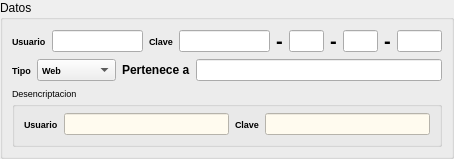
     <widget class="QWidget" name="page_4">
      <layout class="QGridLayout" name="gridLayout_17">
       <property name="leftMargin">
        <number>0</number>
       </property>
       <property name="topMargin">
        <number>0</number>
       </property>
       <property name="rightMargin">
        <number>0</number>
       </property>
       <property name="bottomMargin">
        <number>0</number>
       </property>
       <item row="0" column="0">
        <widget class="QGroupBox" name="groupBox_4">
         <property name="sizePolicy">
          <sizepolicy hsizetype="Preferred" vsizetype="Fixed">
           <horstretch>0</horstretch>
           <verstretch>0</verstretch>
          </sizepolicy>
         </property>
         <property name="title">
          <string>Datos</string>
         </property>
         <layout class="QGridLayout" name="gridLayout_11">
          <property name="leftMargin">
           <number>9</number>
          </property>
          <property name="topMargin">
           <number>9</number>
          </property>
          <property name="rightMargin">
           <number>9</number>
          </property>
          <property name="bottomMargin">
           <number>9</number>
          </property>
          <item row="0" column="0">
           <layout class="QGridLayout" name="gridLayout_12">
            <item row="0" column="6">
             <widget class="QLabel" name="label_15">
              <property name="font">
               <font>
                <pointsize>15</pointsize>
                <weight>75</weight>
                <bold>true</bold>
               </font>
              </property>
              <property name="text">
               <string>-</string>
              </property>
             </widget>
            </item>
            <item row="0" column="11">
             <widget class="QLabel" name="label_11">
              <property name="font">
               <font>
                <pointsize>15</pointsize>
                <weight>75</weight>
                <bold>true</bold>
               </font>
              </property>
              <property name="text">
               <string>-</string>
              </property>
             </widget>
            </item>
            <item row="0" column="4">
             <widget class="QLabel" name="label_12">
              <property name="font">
               <font>
                <pointsize>15</pointsize>
                <weight>75</weight>
                <bold>true</bold>
               </font>
              </property>
              <property name="text">
               <string>-</string>
              </property>
             </widget>
            </item>
            <item row="0" column="0">
             <widget class="QLabel" name="label_13">
              <property name="font">
               <font>
                <pointsize>7</pointsize>
                <weight>75</weight>
                <bold>true</bold>
               </font>
              </property>
              <property name="text">
               <string>Usuario</string>
              </property>
             </widget>
            </item>
            <item row="0" column="3">
             <widget class="QLineEdit" name="lineEdit_12">
              <property name="font">
               <font>
                <pointsize>7</pointsize>
                <weight>75</weight>
                <bold>true</bold>
               </font>
              </property>
              <property name="toolTip">
               <string>Clave encriptada</string>
              </property>
              <property name="statusTip">
               <string>Clave encriptada</string>
              </property>
              <property name="whatsThis">
               <string>Clave encriptada</string>
              </property>
             </widget>
            </item>
            <item row="0" column="1">
             <widget class="QLineEdit" name="lineEdit_11">
              <property name="font">
               <font>
                <pointsize>7</pointsize>
                <weight>75</weight>
                <bold>true</bold>
               </font>
              </property>
              <property name="toolTip">
               <string>Datos de usuario encriptado</string>
              </property>
              <property name="statusTip">
               <string>Datos de usuario encriptado</string>
              </property>
              <property name="whatsThis">
               <string>Datos de usuario encriptado</string>
              </property>
             </widget>
            </item>
            <item row="0" column="5">
             <widget class="QLineEdit" name="lineEdit_13">
              <property name="minimumSize">
               <size>
                <width>35</width>
                <height>0</height>
               </size>
              </property>
              <property name="maximumSize">
               <size>
                <width>35</width>
                <height>16777215</height>
               </size>
              </property>
              <property name="toolTip">
               <string>Primer dato necesario para desencriptar</string>
              </property>
              <property name="statusTip">
               <string>Primer dato necesario para desencriptar</string>
              </property>
              <property name="whatsThis">
               <string>Primer dato necesario para desencriptar</string>
              </property>
              <property name="alignment">
               <set>Qt::AlignCenter</set>
              </property>
             </widget>
            </item>
            <item row="0" column="2">
             <widget class="QLabel" name="label_14">
              <property name="font">
               <font>
                <pointsize>7</pointsize>
                <weight>75</weight>
                <bold>true</bold>
               </font>
              </property>
              <property name="text">
               <string>Clave</string>
              </property>
             </widget>
            </item>
            <item row="0" column="10">
             <widget class="QLineEdit" name="lineEdit_14">
              <property name="minimumSize">
               <size>
                <width>35</width>
                <height>0</height>
               </size>
              </property>
              <property name="maximumSize">
               <size>
                <width>35</width>
                <height>16777215</height>
               </size>
              </property>
              <property name="toolTip">
               <string>Segundo dato necesario para desencriptar</string>
              </property>
              <property name="statusTip">
               <string>Segundo dato necesario para desencriptar</string>
              </property>
              <property name="whatsThis">
               <string>Segundo dato necesario para desencriptar</string>
              </property>
              <property name="alignment">
               <set>Qt::AlignCenter</set>
              </property>
             </widget>
            </item>
            <item row="0" column="12">
             <widget class="QLineEdit" name="lineEdit_15">
              <property name="minimumSize">
               <size>
                <width>45</width>
                <height>0</height>
               </size>
              </property>
              <property name="maximumSize">
               <size>
                <width>45</width>
                <height>16777215</height>
               </size>
              </property>
              <property name="toolTip">
               <string>Tercer dato necesario para desencriptar</string>
              </property>
              <property name="statusTip">
               <string>Tercer dato necesario para desencriptar</string>
              </property>
              <property name="whatsThis">
               <string>Tercer dato necesario para desencriptar</string>
              </property>
              <property name="alignment">
               <set>Qt::AlignCenter</set>
              </property>
             </widget>
            </item>
           </layout>
          </item>
          <item row="1" column="0">
           <layout class="QGridLayout" name="gridLayout_13">
            <item row="0" column="0">
             <widget class="QLabel" name="label_17">
              <property name="font">
               <font>
                <pointsize>7</pointsize>
                <weight>75</weight>
                <bold>true</bold>
               </font>
              </property>
              <property name="text">
               <string>Tipo</string>
              </property>
             </widget>
            </item>
            <item row="0" column="2">
             <widget class="QLabel" name="label_18">
              <property name="font">
               <font>
                <weight>75</weight>
                <bold>true</bold>
               </font>
              </property>
              <property name="text">
               <string>Pertenece a</string>
              </property>
             </widget>
            </item>
            <item row="0" column="3">
             <widget class="QLineEdit" name="lineEdit_17">
              <property name="toolTip">
               <string>Detalle del tipo seleccionado. En caso de web, la direccion web</string>
              </property>
              <property name="statusTip">
               <string>Detalle del tipo seleccionado. En caso de web, la direccion web</string>
              </property>
              <property name="whatsThis">
               <string>Detalle del tipo seleccionado. En caso de web, la direccion web</string>
              </property>
             </widget>
            </item>
            <item row="0" column="1">
             <widget class="QComboBox" name="comboBox_3">
              <property name="font">
               <font>
                <pointsize>7</pointsize>
                <weight>75</weight>
                <bold>true</bold>
               </font>
              </property>
              <property name="toolTip">
               <string>Tipo de soporte de clave</string>
              </property>
              <property name="statusTip">
               <string>Tipo de soporte de clave</string>
              </property>
              <property name="whatsThis">
               <string>Tipo de soporte de clave</string>
              </property>
              <item>
               <property name="text">
                <string>Web</string>
               </property>
              </item>
              <item>
               <property name="text">
                <string>Banco</string>
               </property>
              </item>
              <item>
               <property name="text">
                <string>Movil</string>
               </property>
              </item>
              <item>
               <property name="text">
                <string>Ordenador</string>
               </property>
              </item>
              <item>
               <property name="text">
                <string>Caja fuerte</string>
               </property>
              </item>
              <item>
               <property name="text">
                <string>Otros</string>
               </property>
              </item>
             </widget>
            </item>
           </layout>
          </item>
          <item row="2" column="0">
           <widget class="QGroupBox" name="groupBox_2">
            <property name="font">
             <font>
              <pointsize>7</pointsize>
             </font>
            </property>
            <property name="title">
             <string>Desencriptacion</string>
            </property>
            <layout class="QGridLayout" name="gridLayout_14">
             <property name="leftMargin">
              <number>9</number>
             </property>
             <property name="topMargin">
              <number>9</number>
             </property>
             <property name="rightMargin">
              <number>9</number>
             </property>
             <property name="bottomMargin">
              <number>9</number>
             </property>
             <item row="2" column="0" colspan="2">
              <layout class="QGridLayout" name="gridLayout_16">
               <item row="0" column="2">
                <widget class="QLabel" name="label_19">
                 <property name="font">
                  <font>
                   <weight>75</weight>
                   <bold>true</bold>
                  </font>
                 </property>
                 <property name="text">
                  <string>Clave</string>
                 </property>
                </widget>
               </item>
               <item row="0" column="0">
                <widget class="QLabel" name="label_20">
                 <property name="font">
                  <font>
                   <weight>75</weight>
                   <bold>true</bold>
                  </font>
                 </property>
                 <property name="text">
                  <string>Usuario</string>
                 </property>
                </widget>
               </item>
               <item row="0" column="1">
                <widget class="QLineEdit" name="lineEdit_18">
                 <property name="toolTip">
                  <string>Dato de usuario desencriptado</string>
                 </property>
                 <property name="statusTip">
                  <string>Dato de usuario desencriptado</string>
                 </property>
                 <property name="whatsThis">
                  <string>Dato de usuario desencriptado</string>
                 </property>
                 <property name="styleSheet">
                  <string notr="true">color: rgb(0, 0, 255);
background-color: rgb(255, 251, 239);</string>
                 </property>
                 <property name="readOnly">
                  <bool>true</bool>
                 </property>
                </widget>
               </item>
               <item row="0" column="3">
                <widget class="QLineEdit" name="lineEdit_19">
                 <property name="toolTip">
                  <string>Dato de clave desencriptada</string>
                 </property>
                 <property name="statusTip">
                  <string>Dato de clave desencriptada</string>
                 </property>
                 <property name="whatsThis">
                  <string>Dato de clave desencriptada</string>
                 </property>
                 <property name="styleSheet">
                  <string notr="true">color: rgb(0, 0, 255);
background-color: rgb(255, 251, 239);</string>
                 </property>
                 <property name="readOnly">
                  <bool>true</bool>
                 </property>
                </widget>
               </item>
              </layout>
             </item>
            </layout>
           </widget>
          </item>
         </layout>
        </widget>
       </item>
      </layout>
     </widget>
